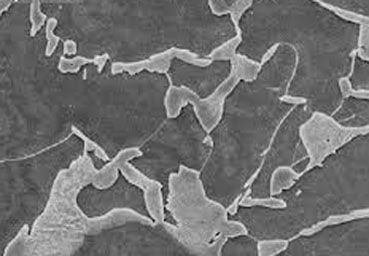
#> input picture MPS1/project1images/image1.jpg, 369 x 256 px; its folder holds 3 pictures in this run
$ python project1.py
#> lines starting #> are read from the running program, lines starting #| are printed output that depends on the picture
from glob import glob

import cv2
import numpy as np

images_table = [cv2.imread(image_path) for image_path in glob("project1images/*.jpg")]
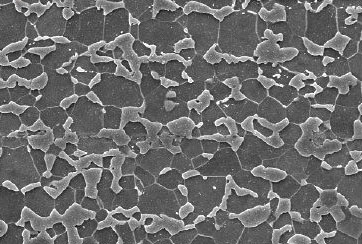
#> input picture MPS1/project1images/image2.jpg, 362 x 244 px
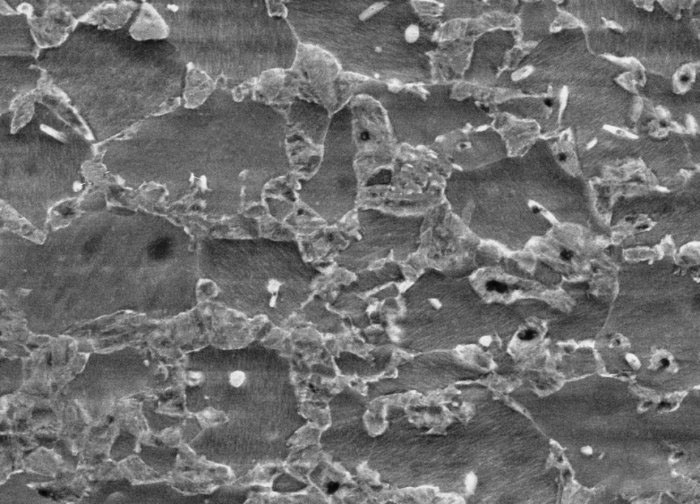
#> input picture MPS1/project1images/image3.jpg, 700 x 504 px
#> images_table = 3 items
greyed_images = [cv2.cvtColor(image,cv2.COLOR_BGR2GRAY) for image in images_table]
#> greyed_images = 3 items
binarized_images = [cv2.threshold(image, 117, 255, cv2.THRESH_BINARY)[1] for image in greyed_images]
#> binarized_images = 3 items
processed_images = [(np.sum(image == 255), np.sum(image == 0)) for image in binarized_images]
#> processed_images = [(26614, 67850), (25912, 62416), (117485, 235315)]
for index, image in enumerate(processed_images):
    print(f"Procent martenzytu dla zdjecia {index+1} to {int(100*(image[0]/(image[0]+image[1])))}")
    print(f"Natomiast procent ferrytu dla tego zdjęcia to {100-(int(100*(image[0]/(image[0]+image[1]))))} \n")
#> this loop made 3 passes
#| Procent martenzytu dla zdjecia 1 to 28
#| Natomiast procent ferrytu dla tego zdjęcia to 72
#| Procent martenzytu dla zdjecia 2 to 29
#| Natomiast procent ferrytu dla tego zdjęcia to 71
#| Procent martenzytu dla zdjecia 3 to 33
#| Natomiast procent ferrytu dla tego zdjęcia to 67
